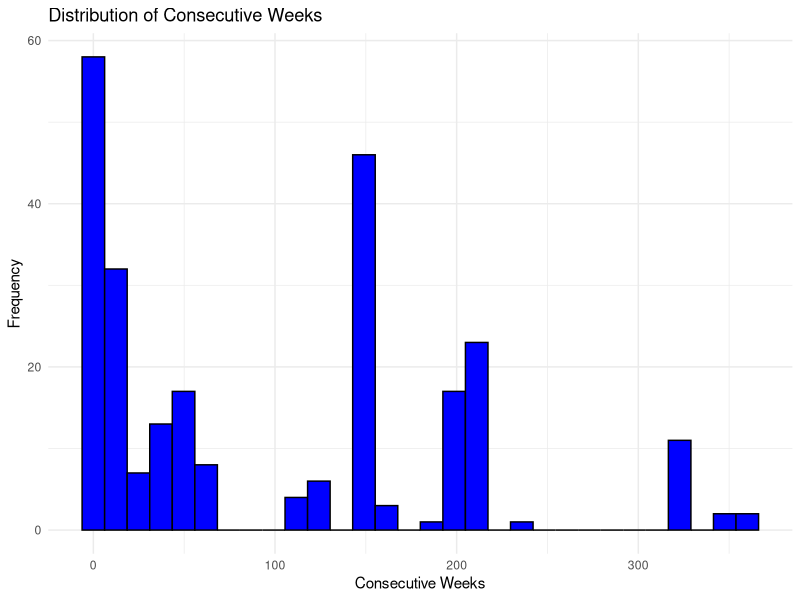
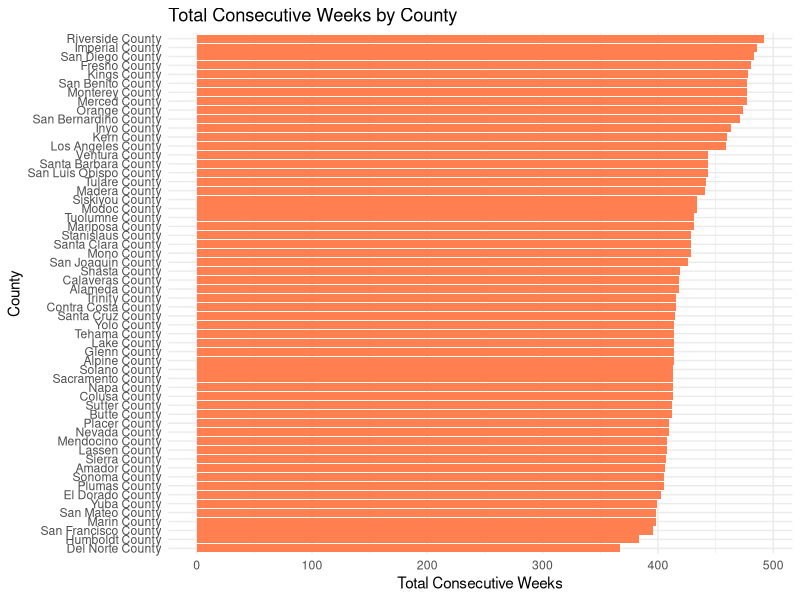
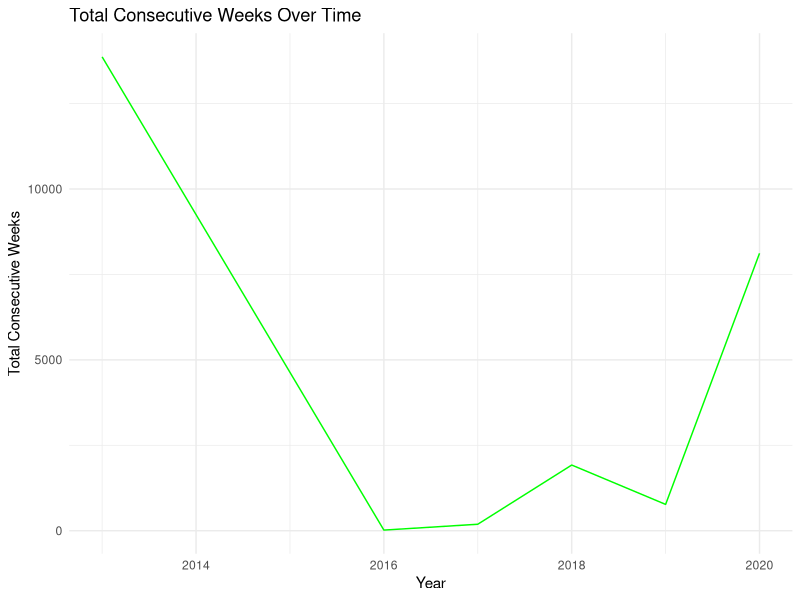
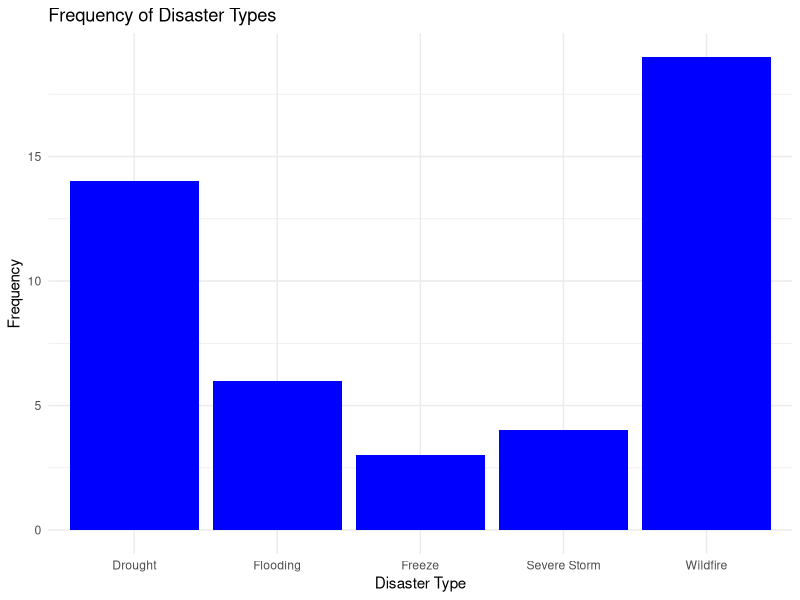
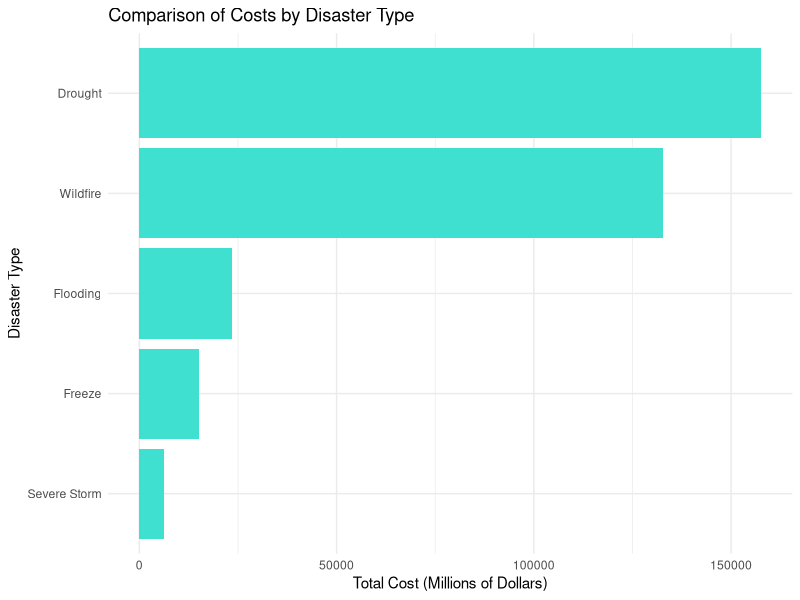
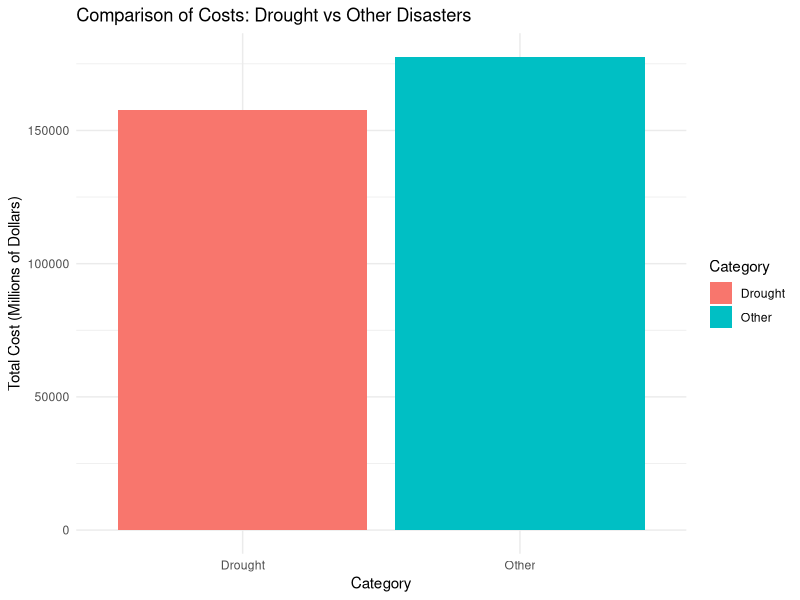
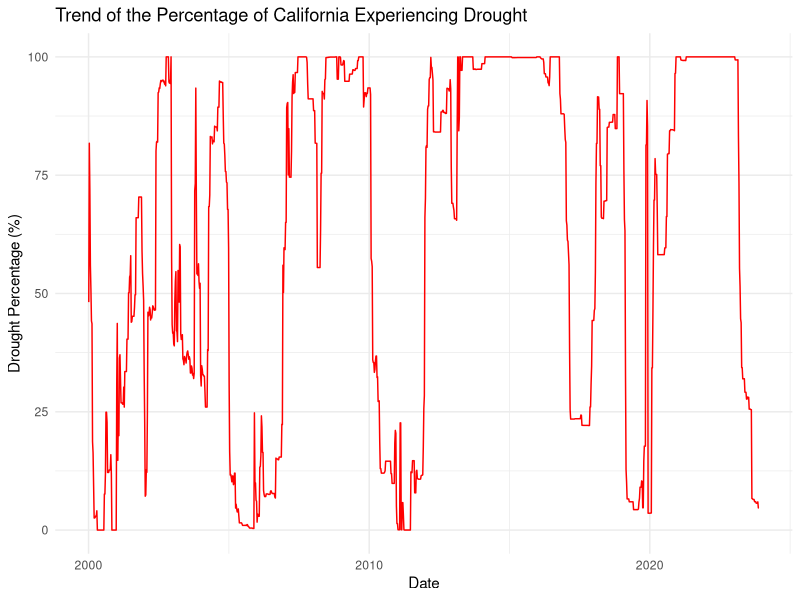
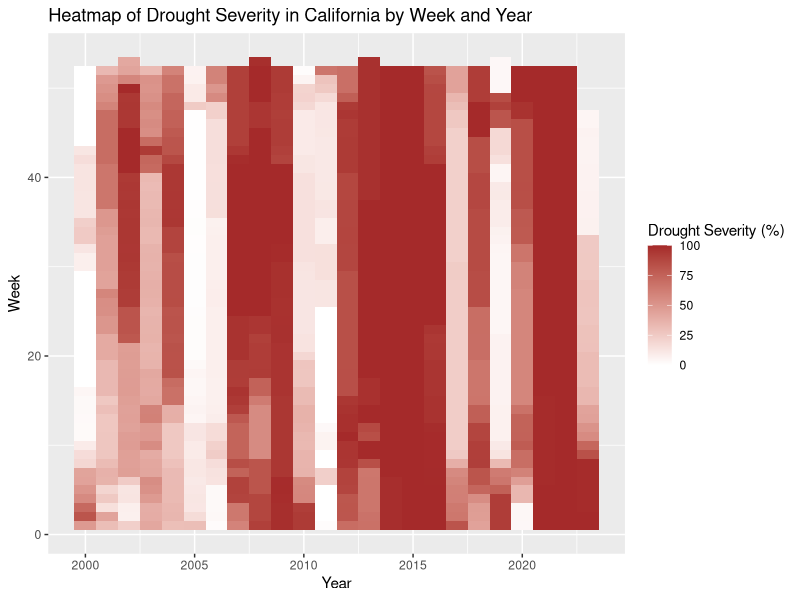

Write the R code that produced these figures, in order.
## ---- chunk 1
library(tidyverse)
library(lubridate)

data <- read.csv("dm_export_CA.csv")
data$StartDate <- as.Date(data$StartDate)
data$EndDate <- as.Date(data$EndDate)

ggplot(data, aes(x = ConsecutiveWeeks)) +
  geom_histogram(bins = 30, fill = "blue", color = "black") +
  theme_minimal() +
  labs(title = "Distribution of Consecutive Weeks", x = "Consecutive Weeks", y = "Frequency")
county_data <- data %>%
               group_by(County) %>%
               summarise(TotalWeeks = sum(ConsecutiveWeeks)) %>%
               arrange(desc(TotalWeeks))
## ---- chunk 2
ggplot(county_data, aes(x = reorder(County, TotalWeeks), y = TotalWeeks)) +
  geom_bar(stat = "identity", fill = "coral") +
  coord_flip() +
  labs(title = "Total Consecutive Weeks by County", x = "County", y = "Total Consecutive Weeks") +
  theme_minimal()

data$Year <- year(data$StartDate)
yearly_data <- data %>%
               group_by(Year) %>%
               summarise(TotalWeeks = sum(ConsecutiveWeeks))
## ---- chunk 3
ggplot(yearly_data, aes(x = Year, y = TotalWeeks)) +
  geom_line(group = 1, color = "green") +
  labs(title = "Total Consecutive Weeks Over Time", x = "Year", y = "Total Consecutive Weeks") +
  theme_minimal()
## ---- chunk 4
data <- read.csv("events-CA.csv", skip = 1)  
names(data) <- c("Name", "DisasterType", "BeginDate", "EndDate", "CostMillions", "Deaths")
data$BeginDate <- ymd(data$BeginDate)
data$EndDate <- ymd(data$EndDate)

ggplot(data, aes(x = DisasterType)) +
  geom_bar(fill = "blue") +
  theme_minimal() +
  labs(title = "Frequency of Disaster Types", x = "Disaster Type", y = "Frequency")
## ---- chunk 5
disaster_costs <- data %>%
                  group_by(DisasterType) %>%
                  summarise(TotalCost = sum(CostMillions, na.rm = TRUE)) %>%
                  arrange(desc(TotalCost))
ggplot(disaster_costs, aes(x = reorder(DisasterType, TotalCost), y = TotalCost)) +
  geom_bar(stat = "identity", fill = "turquoise") +
  coord_flip() +
  labs(title = "Comparison of Costs by Disaster Type", x = "Disaster Type", y = "Total Cost (Millions of Dollars)") +
  theme_minimal()


## ---- chunk 6
data$Category <- ifelse(data$DisasterType == "Drought", "Drought", "Other")
category_costs <- data %>%
                  group_by(Category) %>%
                  summarise(TotalCost = sum(CostMillions, na.rm = TRUE))
ggplot(category_costs, aes(x = Category, y = TotalCost, fill = Category)) +
  geom_bar(stat = "identity") +
  labs(title = "Comparison of Costs: Drought vs Other Disasters", x = "Category", y = "Total Cost (Millions of Dollars)") +
  theme_minimal()
## ---- chunk 7
data <- read.csv("USDM-California.csv")
data$MapDate <- ymd(data$MapDate)

data$drought_percentage = 100 - data$None
ggplot(data, aes(x = MapDate, y = drought_percentage)) +
  geom_line(color = "red") +
  labs(title = "Trend of the Percentage of California Experiencing Drought",
       x = "Date",
       y = "Drought Percentage (%)") +
  theme_minimal()
## ---- chunk 8
data$Year = year(data$MapDate)
data$Week = week(data$MapDate)

ggplot(data, aes(x = Year, y = Week, fill = drought_percentage)) +
  geom_tile() +
  scale_fill_gradient(low = "white", high = "brown") +
  labs(title = "Heatmap of Drought Severity in California by Week and Year",
       x = "Year",
       y = "Week",
       fill = "Drought Severity (%)")
## ---- chunk 9
data_long <- pivot_longer(data, cols = c(None, D0, D1, D2, D3, D4), names_to = "DroughtLevel", values_to = "Percentage")
ggplot(data_long, aes(x = MapDate, y = Percentage, fill = DroughtLevel)) +
  geom_area(position = 'stack') +
  labs(title = "Stacked Area Plot of Drought Severity Over Time",
       x = "Date",
       y = "Percentage (%)")
## ---- chunk 10
data <- read.csv("USDM-California.csv")
data$MapDate <- as.Date(as.character(data$MapDate), "%Y%m%d")
data$Month <- format(data$MapDate, "%m")
data$Year <- format(data$MapDate, "%Y")
data$highest_drought_level <- apply(data[, c("D0", "D1", "D2", "D3", "D4")], 1, function(x) {
  if (x["D4"] > 0) return("D4")
  else if (x["D3"] > 0) return("D3")
  else if (x["D2"] > 0) return("D2")
  else if (x["D1"] > 0) return("D1")
  else if (x["D0"] > 0) return("D0")
  else return("None")
})
ggplot(data, aes(x = Month, y = Year, fill = highest_drought_level)) + 
  geom_tile() + 
  scale_fill_manual(values = c("None" = "green", "D0" = "yellow", "D1" = "orange", "D2" = "red", "D3" = "brown", "D4" = "purple")) +
  labs(title = "Heatmap of Highest Monthly Drought Severity in California",
       x = "Month",
       y = "Year",
       fill = "Drought Level") +
  theme_minimal()
